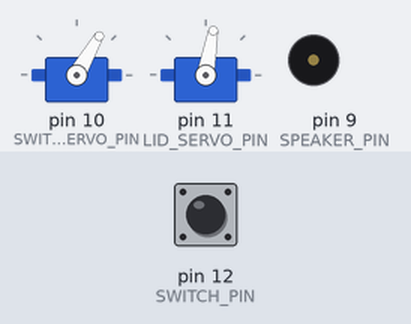
Bench run of a sketch on a simulated Arduino Uno, built with avr-gcc and run on an emulated ATmega328P. Parts: 2 × servo, buzzer (waves = sounding). Inputs (shaded band) come from the test bench; at power-on: pin 12 (SWITCH_PIN) HIGH. Random numbers use the default seed unless the sketch sets one.

Above: at 1.2 s.
1.3 s: pin 12 (SWITCH_PIN) pulled LOW for 0.15 s
At 3.68 s:
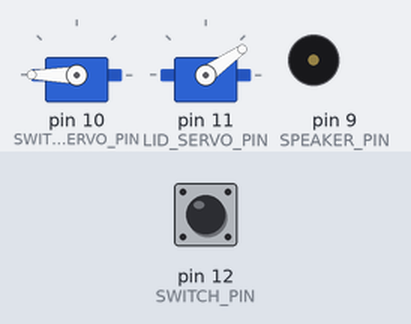
At 7.1 s:
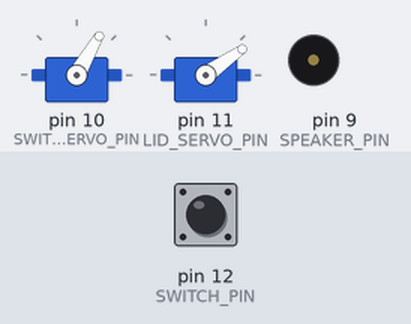
Timing chart, 0 to 11.1 s (numbered marks = the images above; inputs shaded):
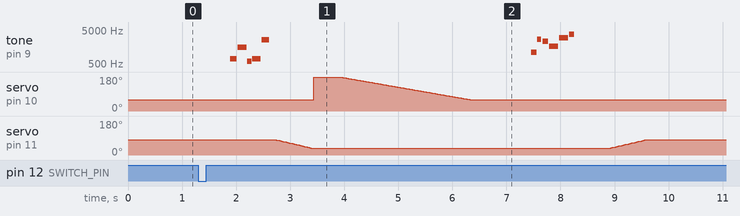

The sketch:

useless_box.ino
```cpp
#include <Servo.h>

/* constants */
const int SWITCH_PIN = 12; /* set the pin numbers */
const int LID_SERVO_PIN = 11;
const int SWITCH_SERVO_PIN = 10;
const int SPEAKER_PIN = 9;
const int OPEN = 35; /* the angle for the lid to be open */
const int CLOSED = 80; /* the angle for the lid to be closed */
const int PUSHED = 180; /* the angle for the arm to push the switch */
const int INSIDE = 60; /* the angle for the arm to be insdide the box */

/* variables */
Servo lidServo; /* for control of the lid */
Servo switchServo; /* for control of switch flipper */
int lidPos; /* lid servo position */
int switchPos; /* switch servo position */
int delayTime; /* how long for servos to delay between writes */

void phrase1()
{
    int k = random(1000,2000);

    for (int i = 0; i <= random(100,2000); i++)
    {
        tone(SPEAKER_PIN, k+(-i*2));
        delay(random(.9,2));
    }

    for (int i = 0; i <= random(100,1000); i++)
    {
        tone(SPEAKER_PIN, k + (i * 10));
        delay(random(.9,2));
    }
}

void phrase2()
{
    int k = random(1000,2000);

    for (int i = 0; i <= random(100,2000); i++)
    {
        tone(SPEAKER_PIN, k+(i*2));
        delay(random(.9,2));
    }

    for (int i = 0; i <= random(100,1000); i++)
    {
        tone(SPEAKER_PIN, k + (-i * 10));
        delay(random(.9,2));
    }
}

/*
* Note: I DID NOT write this function or functions phrase1 and
* phrase2, I found them on this website:
*
* https://www.instructables.com/R2D2-Sound-Generator/
*/
void playR2D2Sound()
{
    int K = 2000;

    switch (random(1,7))
    {
        case 1:phrase1(); break;
        case 2:phrase2(); break;
        case 3:phrase1(); phrase2(); break;
        case 4:phrase1(); phrase2(); phrase1();break;
        case 5:phrase1(); phrase2(); phrase1(); phrase2(); phrase1();break;
        case 6:phrase2(); phrase1(); phrase2(); break;
    }

    for (int i = 0; i <= random(3, 9); i++)
    {
        tone(SPEAKER_PIN, K + random(-1700, 2000));
        delay(random(70, 170));
        noTone(SPEAKER_PIN);
        delay(random(0, 30));
    }

    noTone(SPEAKER_PIN);
    delay(random(0, 750));
}

/*
* opening the lid requires going from 0 degrees to 45 degrees
*/
void openLid()
{
    /* pick a random speed at which to open the lid */
    switch (random(0, 3))
    {
        case 0:
          delayTime = 0;
          break;

        case 1:
          delayTime = 15;
          break;

        case 2:
          delayTime = 25;
          break;
    }

    for (lidPos = CLOSED; lidPos >= OPEN; lidPos--)
    {
        lidServo.write(lidPos);
        delay(delayTime);
    }
}

/*
* closing the lid requires going from 45 degrees back to 0
*/
void closeLid()
{
    /* pick a random speed at which to close the lid */
    switch (random(0, 3))
    {
        case 0:
            delayTime = 5;
            break;

        case 1:
            delayTime = 15;
            break;

        case 2:
            delayTime = 25;
            break;
    }

    for (lidPos = OPEN; lidPos <= CLOSED; lidPos++)
    {
        lidServo.write(lidPos);
        delay(delayTime);
    }
}

/*
* flipping the switch requires the servo to move from 0 to 45 degrees, and then
* back from 45 degrees to 0
*/
void flipSwitch()
{
    /* generate random delay */
    switch (random(0, 3))
    {
        case 0:
            delayTime = 0;
            break;

        case 1:
            delayTime = 10;
            break;
    }

    /* flip the switch */
    for (switchPos = INSIDE; switchPos <= PUSHED; switchPos++)
    {
        switchServo.write(switchPos);
        delay(delayTime);
    }

    /* generate random delay */
    switch (random(0, 3))
    {
        case 0:
            delayTime = 0;
            break;

        case 1:
            delayTime = 10;
            break;

        case 2:
            delayTime = 20;
            break;
    }

    delay(random(0, 1000));

    /* bring the arm back in */
    for (switchPos = PUSHED; switchPos >= INSIDE; switchPos--)
    {
        switchServo.write(switchPos);
        delay(delayTime);
    }
}

void setup()
{
    /* setup pins used for I/O */
    pinMode(SWITCH_PIN, INPUT_PULLUP);
    pinMode(SPEAKER_PIN, OUTPUT);

    /* for the "random" noises */
    randomSeed(analogRead(0));

    /* setup the servos */
    switchServo.attach(SWITCH_SERVO_PIN);
    switchServo.write(INSIDE);
    lidServo.attach(LID_SERVO_PIN);
    lidServo.write(CLOSED);
}

void loop()
{
    if (!digitalRead(SWITCH_PIN)) /* if the switch is switched, turn it off! */
    {
        delay(random(100, 1000));
        playR2D2Sound();
        openLid();
        flipSwitch();
        playR2D2Sound();
        delay(random(50, 750));
        closeLid();
    }
}
```

Measured:
- after the input at 1.3 s, tone on pin 9 (SPEAKER_PIN): plays 725 Hz for 0.12 s, 1530 Hz for 0.16 s, 602 Hz for 0.07 s, 715 Hz for 0.17 s, 2588 Hz for 0.14 s, 1095 Hz for 0.11 s … (11 notes in this stretch), starting after 0.59 s
